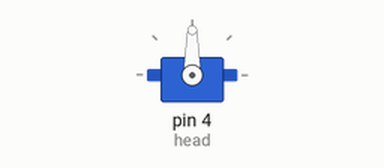
Bench run of a sketch on a simulated Arduino Uno, built with avr-gcc and run on an emulated ATmega328P. Shown: servo.

Above: at 0.1 s.
At 0.6 s:
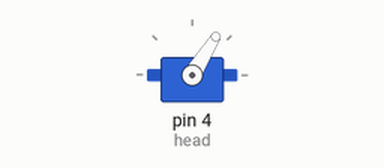
Timing chart, 0 to 2.1 s (numbered marks = the images above):
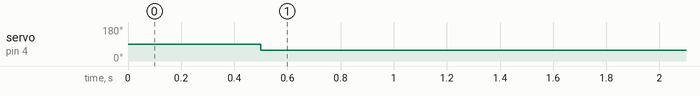

Measured:
- by itself, servo on pin 4 (head): 90° → 58° at 0.50 s

The sketch:

Scanner_sweep_test.ino
```cpp
#include <Servo.h>
#define echoPin 7 // Echo Pin
#define trigPin 8 // Trigger Pin
long duration, leftdistance, rightdistance, frontdistance, distance; // Duration used to calculate distance


Servo head;
int pos = 90;
void setup()
{
  //left.attach(0);
  //right.attach(1);
  head.attach(4);
  pinMode(trigPin, OUTPUT);
 pinMode(echoPin, INPUT);
}
void loop()
{
    delay(500);
    head.write(58);

 }


void scan()
{
   digitalWrite(trigPin, LOW);
 delayMicroseconds(2);

 digitalWrite(trigPin, HIGH);
 delayMicroseconds(10);

 digitalWrite(trigPin, LOW);
 duration = pulseIn(echoPin, HIGH);

 //Calculate the distance (in cm) based on the speed of sound.
 distance = duration/58.2;
}
```
